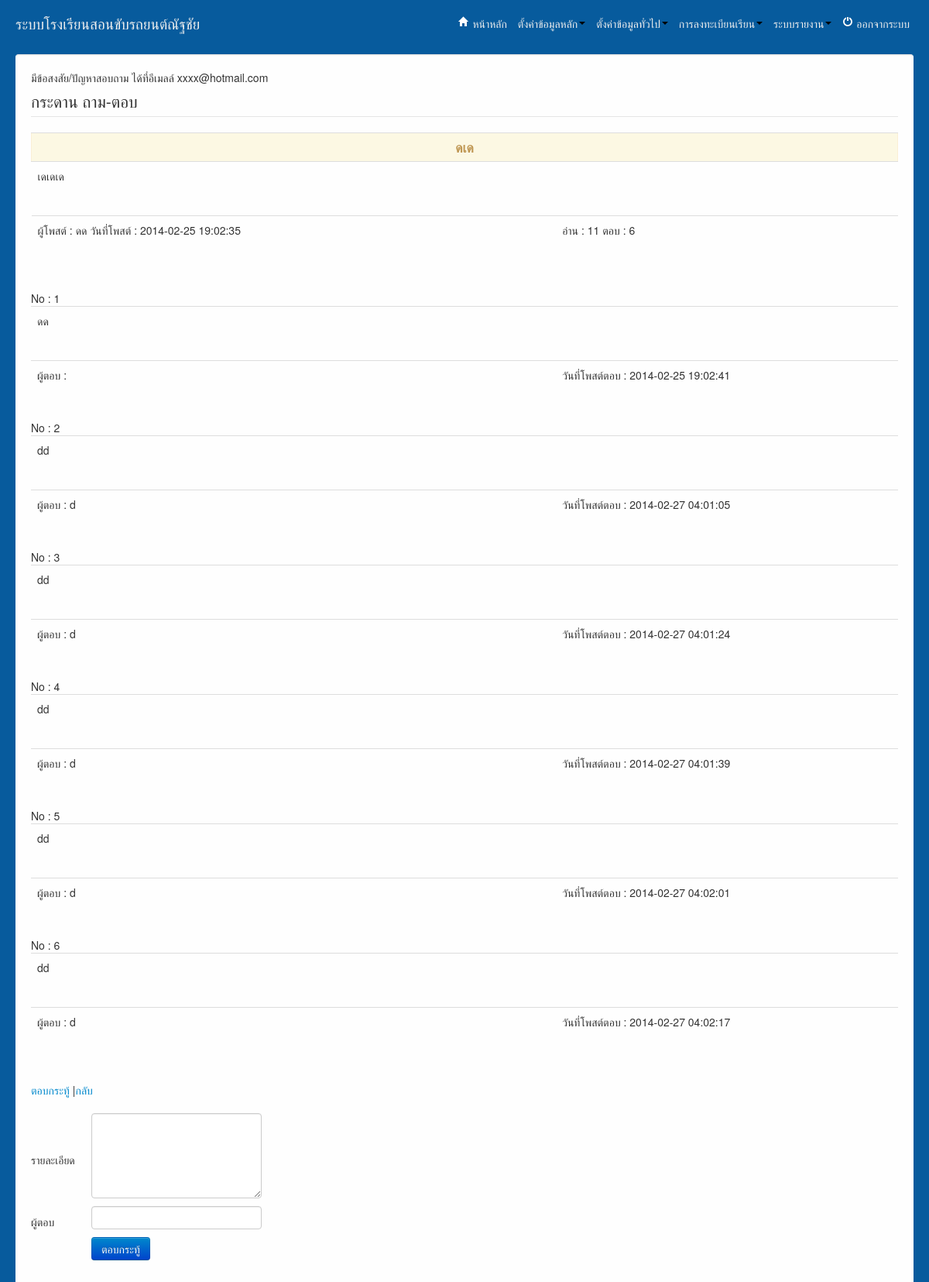
The app's page /admin/index.php?url=ViewWebboard.php&QuestionID=00019 (signed in) with its own data.
### tables this page shows
CREATE TABLE IF NOT EXISTS `webboard` (
  `QuestionID` int(5) unsigned zerofill NOT NULL AUTO_INCREMENT,
  `CreateDate` datetime NOT NULL,
  `Question` varchar(255) NOT NULL,
  `Details` text NOT NULL,
  `Name` varchar(50) NOT NULL,
  `View` int(5) NOT NULL,
  `Reply` int(5) NOT NULL,
  PRIMARY KEY (`QuestionID`)
);

CREATE TABLE IF NOT EXISTS `reply` (
  `ReplyID` int(5) unsigned zerofill NOT NULL AUTO_INCREMENT,
  `QuestionID` int(5) unsigned zerofill NOT NULL,
  `CreateDate` datetime NOT NULL,
  `Details` text NOT NULL,
  `Name` varchar(50) NOT NULL,
  PRIMARY KEY (`ReplyID`)
);

### admin/ViewWebboard.php (the view, shortened to what this page needs)
<?php
$strSQL = "SELECT * FROM webboard  WHERE QuestionID = '".$_GET["QuestionID"]."' ";
$objQuery = mysql_query($strSQL) or die ("Error Query [".$strSQL."]");
$objResult = mysql_fetch_array($objQuery);
$strSQL = "UPDATE webboard ";
$strSQL .="SET View = View + 1 WHERE QuestionID = '".$_GET["QuestionID"]."' ";
?>
<legend>กระดาน ถาม-ตอบ</legend>
   <table class="table" cellspacing="0" cellpadding="0" border="0">
       <tr class="alert">
    <td colspan="2"><center><h4><?=$objResult["Question"];?></h4></center></td>
  </tr>
  <tr>
    <td height="53" colspan="2"><?=nl2br($objResult["Details"]);?></td>
  </tr>
  <tr>
    <td width="397">ผู้โพสต์ : <?=$objResult["Name"];?> วันที่โพสต์ : <?=$objResult["CreateDate"];?></td>
    <td width="253">อ่าน : <?=$objResult["View"];?> ตอบ : <?=$objResult["Reply"];?></td>
  </tr>
</table>
<br>
<br>
<?php
$intRows = 0;
$strSQL2 = "SELECT * FROM reply  WHERE QuestionID = '".$_GET["QuestionID"]."' ";
$objQuery2 = mysql_query($strSQL2) or die ("Error Query [".$strSQL."]");
while($objResult2 = mysql_fetch_array($objQuery2))
{
	$intRows++;
?> No : <?=$intRows;?>
   <table class="table" cellspacing="0" cellpadding="0" border="0">
  <tr>
    <td height="53" colspan="2"><?=nl2br($objResult2["Details"]);?></td>
  </tr>
  <tr>
    <td width="397">ผู้ตอบ :
        <?=$objResult2["Name"];?>      </td>
    <td width="253">วันที่โพสต์ตอบ :
    <?=$objResult2["CreateDate"];?></td>
  </tr>
</table><br>
<?php
}
?>
<br>
<a href="">ตอบกระทู้</a> |<a href="index.php?url=Webboard.php">กลับ</a> <br>
<br>
<form action="index.php?url=ViewWebboard.php&QuestionID=<?=$_GET["QuestionID"];?>&Action=Save" method="post" name="frmMain" id="frmMain">
    <table class="display normal-t" cellspacing="0" cellpadding="0" border="0">
    <tr>
      <td width="78">รายละเอียด</td>
      <td><textarea name="txtDetails" cols="50" rows="5" id="txtDetails"></textarea></td>
    </tr>
    <tr>
      <td width="78">ผู้ตอบ</td>
      <td width="647"><input name="txtName" type="text" id="txtName" value="" size="50"></td>
    </tr>
    <tr>
        <td></td>
        <td><input name="btnSave" class ="btn btn-primary"type="submit" id="btnSave" value="ตอบกระทู้"></td>
    </tr>
  </table>
</form>

### admin/css/mycss.css (style rules this page uses)
* { margin: 0; padding: 0; }

### records on screen
webboard: Question "ดเด", Details "เดเดเด", Name "ดด", CreateDate "2014-02-25 19:02:35", View "11", Reply "6"
reply: Details "ดด", CreateDate "2014-02-25 19:02:41"
reply: Details "dd", Name "d", CreateDate "2014-02-27 04:01:05"
reply: Details "dd", Name "d", CreateDate "2014-02-27 04:01:24"
reply: Details "dd", Name "d", CreateDate "2014-02-27 04:01:39"
reply: Details "dd", Name "d", CreateDate "2014-02-27 04:02:01"
reply: Details "dd", Name "d", CreateDate "2014-02-27 04:02:17"
